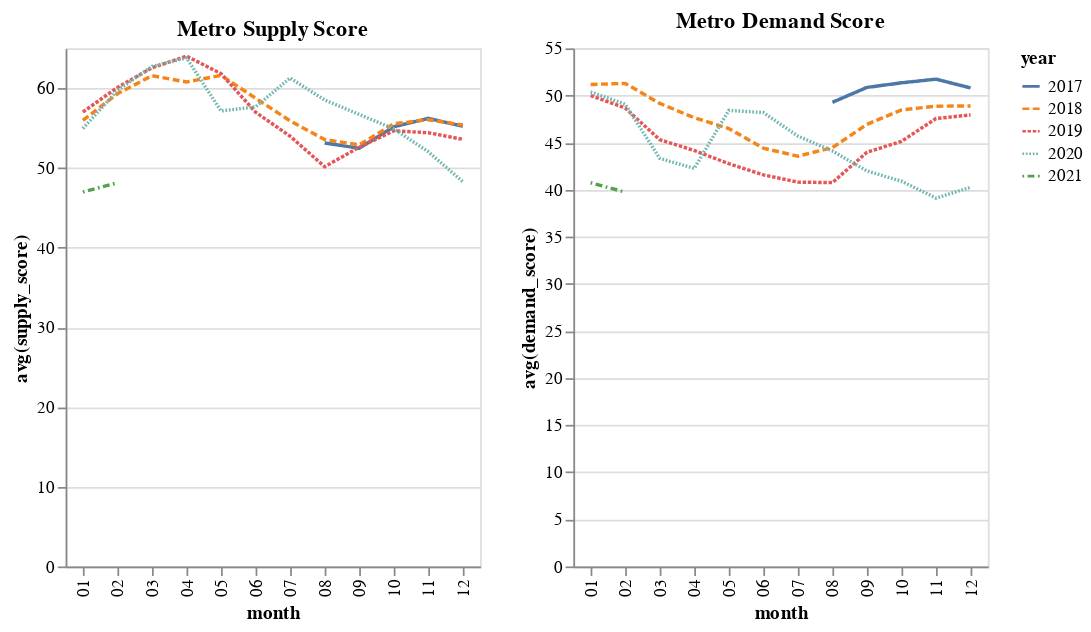

The code cell stored with this chart in its notebook:
### Code cell
sup_metro = alt.Chart(avg_hotness_metro).mark_line().encode(
    x='month',
    y='avg(supply_score)',
    color='year',
    strokeDash='year',
).properties(title='Metro Supply Score')

dem_metro = alt.Chart(avg_hotness_metro).mark_line().encode(
    x='month',
    y='avg(demand_score)',
    color='year',
    strokeDash='year',
).properties(title='Metro Demand Score')

alt.hconcat(
   sup_metro,
   dem_metro,
)

### Figure 1 — Vega-Lite specification as saved in the notebook (floating-point values rounded to 4 significant figures)
{"config": {"view": {"continuousWidth": 400, "continuousHeight": 300}}, "hconcat": [{"mark": "line", "encoding": {"color": {"type": "nominal", "field": "year"}, "strokeDash": {"type": "nominal", "field": "year"}, "x": {"type": "nominal", "field": "month"}, "y": {"type": "quantitative", "field": "avg(supply_score)"}}, "title": "Metro Supply Score"}, {"mark": "line", "encoding": {"color": {"type": "nominal", "field": "year"}, "strokeDash": {"type": "nominal", "field": "year"}, "x": {"type": "nominal", "field": "month"}, "y": {"type": "quantitative", "field": "avg(demand_score)"}}, "title": "Metro Demand Score"}], "data": {"name": "data-2e3e3ca5c1ba1aa080d96ecc1f424c7a"}, "$schema": "https://vega.github.io/schema/vega-lite/v4.8.1.json", "datasets": {"data-2e3e3ca5c1ba1aa080d96ecc1f424c7a": [{"month": "08", "year": "2017", "avg(hotness_score)": 51.2, "avg(supply_score)": 53.13, "avg(demand_score)": 49.27}, {"month": "09", "year": "2017", "avg(hotness_score)": 51.66, "avg(supply_score)": 52.47, "avg(demand_score)": 50.85}, {"month": "10", "year": "2017", "avg(hotness_score)": 53.25, "avg(supply_score)": 55.16, "avg(demand_score)": 51.34}, {"month": "11", "year": "2017", "avg(hotness_score)": 53.97, "avg(supply_score)": 56.21, "avg(demand_score)": 51.73}, {"month": "12", "year": "2017", "avg(hotness_score)": 53.01, "avg(supply_score)": 55.22, "avg(demand_score)": 50.8}, {"month": "01", "year": "2018", "avg(hotness_score)": 53.57, "avg(supply_score)": 55.97, "avg(demand_score)": 51.17}, {"month": "02", "year": "2018", "avg(hotness_score)": 55.29, "avg(supply_score)": 59.3, "avg(demand_score)": 51.28}, {"month": "03", "year": "2018", "avg(hotness_score)": 55.37, "avg(supply_score)": 61.57, "avg(demand_score)": 49.16}, {"month": "04", "year": "2018", "avg(hotness_score)": 54.21, "avg(supply_score)": 60.79, "avg(demand_score)": 47.63}, {"month": "05", "year": "2018", "avg(hotness_score)": 54.05, "avg(supply_score)": 61.61, "avg(demand_score)": 46.49}, {"month": "06", "year": "2018", "avg(hotness_score)": 51.58, "avg(supply_score)": 58.75, "avg(demand_score)": 44.4}, {"month": "07", "year": "2018", "avg(hotness_score)": 49.73, "avg(supply_score)": 55.9, "avg(demand_score)": 43.56}, {"month": "08", "year": "2018", "avg(hotness_score)": 49.01, "avg(supply_score)": 53.56, "avg(demand_score)": 44.46}, {"month": "09", "year": "2018", "avg(hotness_score)": 49.91, "avg(supply_score)": 52.89, "avg(demand_score)": 46.93}, {"month": "10", "year": "2018", "avg(hotness_score)": 52.0, "avg(supply_score)": 55.53, "avg(demand_score)": 48.46}, {"month": "11", "year": "2018", "avg(hotness_score)": 52.46, "avg(supply_score)": 56.05, "avg(demand_score)": 48.86}, {"month": "12", "year": "2018", "avg(hotness_score)": 52.14, "avg(supply_score)": 55.39, "avg(demand_score)": 48.88}, {"month": "01", "year": "2019", "avg(hotness_score)": 53.51, "avg(supply_score)": 57.02, "avg(demand_score)": 49.99}, {"month": "02", "year": "2019", "avg(hotness_score)": 54.38, "avg(supply_score)": 60.09, "avg(demand_score)": 48.67}, {"month": "03", "year": "2019", "avg(hotness_score)": 53.93, "avg(supply_score)": 62.55, "avg(demand_score)": 45.3}, {"month": "04", "year": "2019", "avg(hotness_score)": 54.09, "avg(supply_score)": 64.02, "avg(demand_score)": 44.16}, {"month": "05", "year": "2019", "avg(hotness_score)": 52.29, "avg(supply_score)": 61.83, "avg(demand_score)": 42.76}, {"month": "06", "year": "2019", "avg(hotness_score)": 49.28, "avg(supply_score)": 57.0, "avg(demand_score)": 41.57}, {"month": "07", "year": "2019", "avg(hotness_score)": 47.39, "avg(supply_score)": 53.98, "avg(demand_score)": 40.8}, {"month": "08", "year": "2019", "avg(hotness_score)": 45.45, "avg(supply_score)": 50.15, "avg(demand_score)": 40.75}, {"month": "09", "year": "2019", "avg(hotness_score)": 48.29, "avg(supply_score)": 52.6, "avg(demand_score)": 43.97}, {"month": "10", "year": "2019", "avg(hotness_score)": 49.89, "avg(supply_score)": 54.66, "avg(demand_score)": 45.13}, {"month": "11", "year": "2019", "avg(hotness_score)": 50.98, "avg(supply_score)": 54.41, "avg(demand_score)": 47.55}, {"month": "12", "year": "2019", "avg(hotness_score)": 50.76, "avg(supply_score)": 53.58, "avg(demand_score)": 47.93}, {"month": "01", "year": "2020", "avg(hotness_score)": 52.66, "avg(supply_score)": 54.94, "avg(demand_score)": 50.37}, {"month": "02", "year": "2020", "avg(hotness_score)": 54.39, "avg(supply_score)": 59.72, "avg(demand_score)": 49.07}, {"month": "03", "year": "2020", "avg(hotness_score)": 53.03, "avg(supply_score)": 62.73, "avg(demand_score)": 43.32}, {"month": "04", "year": "2020", "avg(hotness_score)": 53.03, "avg(supply_score)": 63.81, "avg(demand_score)": 42.25}, {"month": "05", "year": "2020", "avg(hotness_score)": 52.78, "avg(supply_score)": 57.14, "avg(demand_score)": 48.42}, {"month": "06", "year": "2020", "avg(hotness_score)": 52.92, "avg(supply_score)": 57.67, "avg(demand_score)": 48.18}, {"month": "07", "year": "2020", "avg(hotness_score)": 53.48, "avg(supply_score)": 61.28, "avg(demand_score)": 45.69}, {"month": "08", "year": "2020", "avg(hotness_score)": 51.31, "avg(supply_score)": 58.52, "avg(demand_score)": 44.11}, {"month": "09", "year": "2020", "avg(hotness_score)": 49.35, "avg(supply_score)": 56.71, "avg(demand_score)": 41.98}, {"month": "10", "year": "2020", "avg(hotness_score)": 47.9, "avg(supply_score)": 54.91, "avg(demand_score)": 40.9}, {"month": "11", "year": "2020", "avg(hotness_score)": 45.57, "avg(supply_score)": 52.03, "avg(demand_score)": 39.11}, {"month": "12", "year": "2020", "avg(hotness_score)": 44.26, "avg(supply_score)": 48.26, "avg(demand_score)": 40.25}, {"month": "01", "year": "2021", "avg(hotness_score)": 43.86, "avg(supply_score)": 46.98, "avg(demand_score)": 40.73}, {"month": "02", "year": "2021", "avg(hotness_score)": 43.94, "avg(supply_score)": 48.13, "avg(demand_score)": 39.74}]}}
